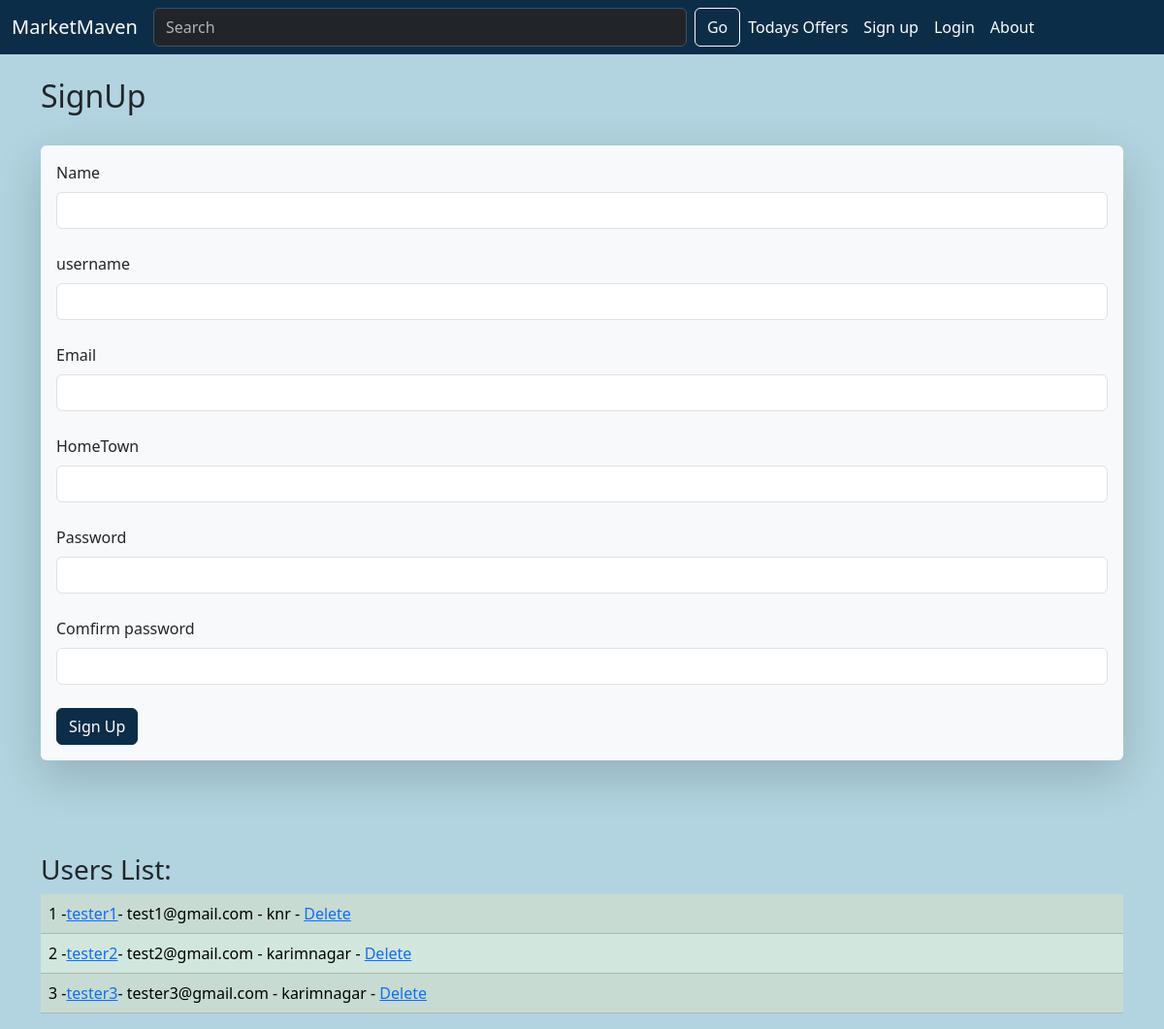
Screenshot of /user/add with the database file from the repository.
### app.py (models this page shows, shortened)
class Users(db.Model,UserMixin):
    id = db.Column(db.Integer,primary_key = True)
    username = db.Column(db.String(25),nullable = False , unique = True)
    name = db.Column(db.String(100) , nullable = False)
    email = db.Column(db.String(150) , nullable = False , unique = True )
    hometown = db.Column(db.String(120) , nullable = False )
    date_added = db.Column(db.DateTime, default = datetime.utcnow)
    profile_pic = db.Column(db.String() , nullable = True)
    password_hash = db.Column(db.String(128))
    posts = db.relationship('Posts' , backref = 'offer')
    @property
    def password(self):
        raise AttributeError('password is not a readable attribute')

### app.py (the view, shortened to what this page needs)
@app.route('/user/add',methods = ["GET","POST"] )
def add_user():
    name = None
    username = None
    hometown = None
    form = UserForm()
    name = form.name.data
    hometown = form.hometown.data
    form.name.data = ''
    form.username.data = ''
    form.email.data = ''
    form.hometown.data = ''
    form.password_hash.data = ''
    our_users = Users.query.order_by(Users.date_added)
    return render_template("add_user.html", form = form , name = name ,hometown = hometown, username = username ,our_users = our_users)

### webforms.py
class UserForm(FlaskForm):
    name = StringField("Name", validators = [DataRequired()])
    username = StringField("username" , validators=[DataRequired()])
    email = StringField("Email",validators = [DataRequired()])
    hometown = StringField("HomeTown", validators=[DataRequired()])
    profile_pic = FileField("profile pic")
    password_hash = PasswordField('Password' , validators = [DataRequired(), EqualTo('password_hash2', message = 'Passwords must match')])
    password_hash2 =  PasswordField('Comfirm password', validators = [DataRequired()] )
    submit = SubmitField("Sign Up")

class SearchForm(FlaskForm):
     searched = StringField("searched",validators=[DataRequired()])
     submit = SubmitField("Submit")

### app.py (called while the page is built)
@app.context_processor
def base():
    form = SearchForm()
    return dict(form = form)

### templates/add_user.html (shortened to what this page needs)
{% extends 'base.html' %}
{% block content %}
{% if name %}
    <h1>User added. Hello {{ name }}!!</h1>
    <br/>
    <table class="table table-success table-striped ">
        {% for our_user in our_users %}
            <tr><td>{{ our_user.id }} -<a href = "{{ url_for('update', id = our_user.id) }}">{{ our_user.name }}</a>- {{ our_user.email }} - {{ our_user.hometown }} -  <a href = "{{ url_for('delete', id = our_user.id) }}">Delete</a></td></tr>
        {% endfor %}
    </table>
{% else %}
    <h2>SignUp</h2>
    <br/>
    <div class="shadow-lg p-3 mb-5 bg-body-tertiary rounded custom-form">
        <form method = "POST">
            {{ form.name.label(class="form-label") }}
            {{ form.name( class = "form-control") }}
            <br/>
            {{ form.username.label(class="form-label") }}
            {{ form.username( class = "form-control") }}
            <br/>
            {{ form.email.label(class="form-label") }}
            {{ form.email( class = "form-control") }}
            <br/>
            {{ form.hometown.label(class="form-label") }}
            {{ form.hometown( class = "form-control") }}
            <br/>
            {{ form.password_hash.label(class="form-label") }}
            {{ form.password_hash( class = "form-control") }}
            <br/>
            {{ form.password_hash2.label(class="form-label") }}
            {{ form.password_hash2( class = "form-control") }}
            <br/>
            {{ form.submit( class = "btn btn-primary") }}
        </form>
    </div>
<br/><br/>
<h3>Users List:</h3>
<table class="table table-success table-striped ">
    {% for our_user in our_users %}
        <tr><td>{{ our_user.id }} -<a href = "{{ url_for('update', id = our_user.id) }}">{{ our_user.name }}</a>- {{ our_user.email }} - {{ our_user.hometown }} - <a href = "{{ url_for('delete', id = our_user.id) }}">Delete</a></td></tr>
    {% endfor %}
</table>
{% endif %}
{% endblock %}

### static/css/style.css (style rules this page uses)
body { background-color : #145DA0; }
.custom-form { background-color:#B1D4E0 !important; padding: 20px; border-radius: 10px; }
.custom-form .btn-primary { background-color: #0C2D48; border-color: #0C2D48; }

### rows the page displays
Users: id "1", name "tester1", email "test1@gmail.com", hometown "knr"
Users: id "2", name "tester2", email "test2@gmail.com", hometown "karimnagar"
Users: id "3", name "tester3", email "tester3@gmail.com", hometown "karimnagar"
